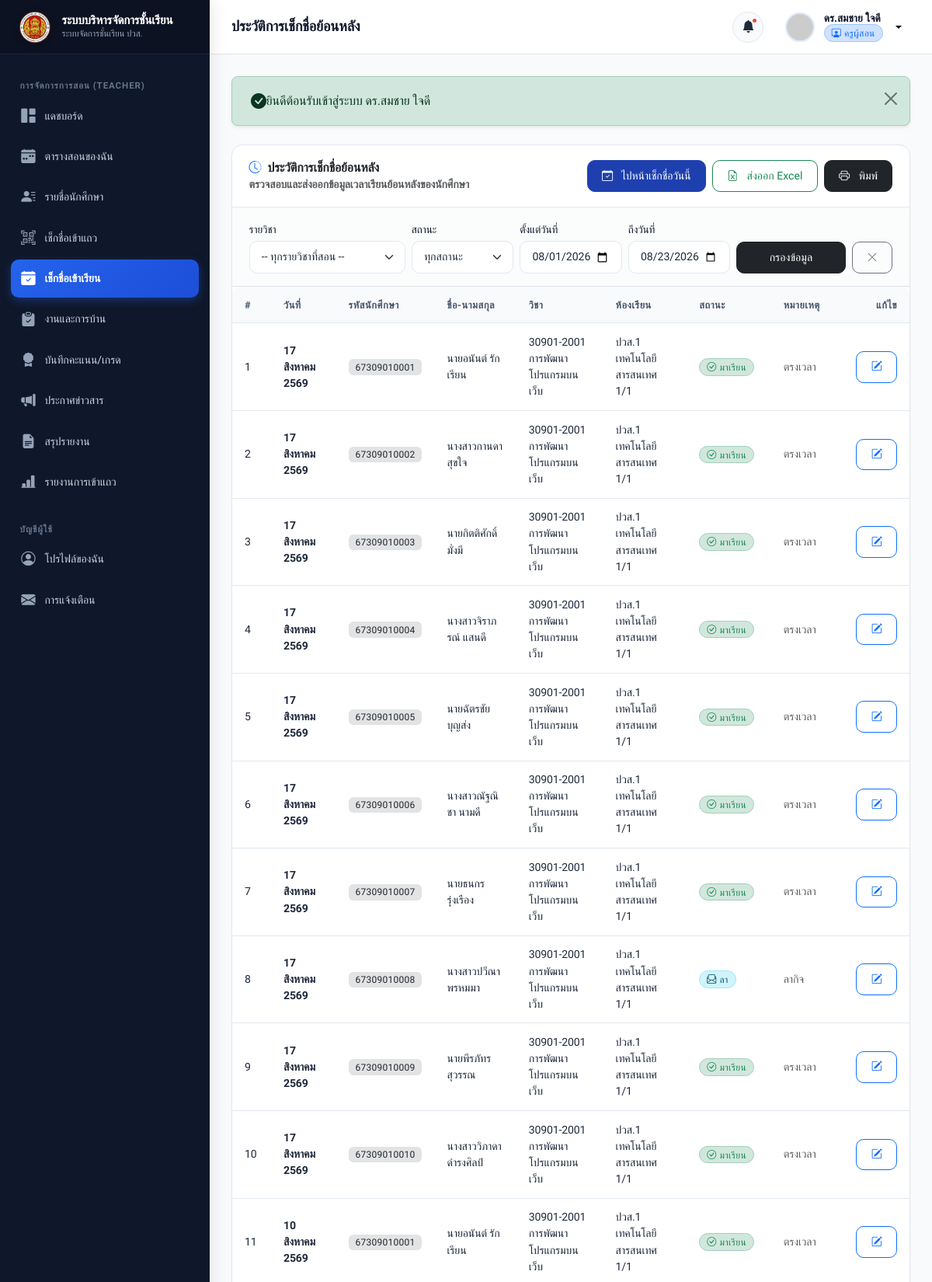
/teacher/attendance-history.php (signed in, upper part), run on the app's committed database.
### tables this page shows
CREATE TABLE `attendance` (
  `id` INT AUTO_INCREMENT PRIMARY KEY,
  `student_id` INT NOT NULL,
  `subject_id` INT NOT NULL,
  `classroom_id` INT NOT NULL,
  `attendance_date` DATE NOT NULL,
  `status` ENUM('present', 'absent', 'late', 'leave') NOT NULL DEFAULT 'present' COMMENT 'present=มา, absent=ขาด, late=สาย, leave=ลา',
  `remark` VARCHAR(255) DEFAULT NULL,
  `recorded_by` INT NOT NULL COMMENT 'Teacher User ID',
  `created_at` DATETIME NOT NULL DEFAULT CURRENT_TIMESTAMP,
  `updated_at` DATETIME NOT NULL DEFAULT CURRENT_TIMESTAMP ON UPDATE CURRENT_TIMESTAMP,
  UNIQUE KEY `unique_attendance` (`student_id`, `subject_id`, `attendance_date`),
  CONSTRAINT `fk_attendance_student` FOREIGN KEY (`student_id`) REFERENCES `students` (`id`) ON DELETE CASCADE,
  CONSTRAINT `fk_attendance_subject` FOREIGN KEY (`subject_id`) REFERENCES `subjects` (`id`) ON DELETE CASCADE,
  CONSTRAINT `fk_attendance_classroom` FOREIGN KEY (`classroom_id`) REFERENCES `classrooms` (`id`) ON DELETE CASCADE,
  INDEX `idx_attendance_date` (`attendance_date`),
  INDEX `idx_attendance_status` (`status`)
);

CREATE TABLE `students` (
  `id` INT AUTO_INCREMENT PRIMARY KEY,
  `user_id` INT NOT NULL UNIQUE,
  `student_code` VARCHAR(20) NOT NULL UNIQUE,
  `classroom_id` INT NOT NULL,
  `gender` ENUM('male', 'female', 'other') DEFAULT 'male',
  `birth_date` DATE DEFAULT NULL,
  `address` TEXT DEFAULT NULL,
  `parent_name` VARCHAR(100) DEFAULT NULL,
  `parent_phone` VARCHAR(20) DEFAULT NULL,
  `created_at` DATETIME NOT NULL DEFAULT CURRENT_TIMESTAMP,
  `updated_at` DATETIME NOT NULL DEFAULT CURRENT_TIMESTAMP ON UPDATE CURRENT_TIMESTAMP,
  CONSTRAINT `fk_students_user` FOREIGN KEY (`user_id`) REFERENCES `users` (`id`) ON DELETE CASCADE,
  CONSTRAINT `fk_students_classroom` FOREIGN KEY (`classroom_id`) REFERENCES `classrooms` (`id`) ON DELETE RESTRICT,
  INDEX `idx_students_code` (`student_code`),
  INDEX `idx_students_classroom` (`classroom_id`)
);

CREATE TABLE `users` (
  `id` INT AUTO_INCREMENT PRIMARY KEY,
  `username` VARCHAR(50) NOT NULL UNIQUE,
  `password` VARCHAR(255) NOT NULL,
  `role` ENUM('admin', 'teacher', 'student') NOT NULL DEFAULT 'student',
  `email` VARCHAR(100) NOT NULL UNIQUE,
  `full_name` VARCHAR(100) NOT NULL,
  `phone` VARCHAR(20) DEFAULT NULL,
  `avatar` VARCHAR(255) DEFAULT NULL,
  `status` ENUM('active', 'inactive') NOT NULL DEFAULT 'active',
  `created_at` DATETIME NOT NULL DEFAULT CURRENT_TIMESTAMP,
  `updated_at` DATETIME NOT NULL DEFAULT CURRENT_TIMESTAMP ON UPDATE CURRENT_TIMESTAMP,
  INDEX `idx_users_role` (`role`),
  INDEX `idx_users_status` (`status`)
);

CREATE TABLE `subjects` (
  `id` INT AUTO_INCREMENT PRIMARY KEY,
  `subject_code` VARCHAR(20) NOT NULL,
  `name_th` VARCHAR(100) NOT NULL,
  `name_en` VARCHAR(100) DEFAULT NULL,
  `credits` DECIMAL(3,1) NOT NULL DEFAULT 3.0,
  `description` TEXT DEFAULT NULL,
  `teacher_id` INT NOT NULL,
  `classroom_id` INT NOT NULL,
  `term` VARCHAR(10) NOT NULL DEFAULT '1',
  `academic_year` VARCHAR(10) NOT NULL DEFAULT '2567',
  `created_at` DATETIME NOT NULL DEFAULT CURRENT_TIMESTAMP,
  `updated_at` DATETIME NOT NULL DEFAULT CURRENT_TIMESTAMP ON UPDATE CURRENT_TIMESTAMP,
  CONSTRAINT `fk_subjects_teacher` FOREIGN KEY (`teacher_id`) REFERENCES `teachers` (`id`) ON DELETE CASCADE,
  CONSTRAINT `fk_subjects_classroom` FOREIGN KEY (`classroom_id`) REFERENCES `classrooms` (`id`) ON DELETE CASCADE,
  INDEX `idx_subjects_code` (`subject_code`)
);

CREATE TABLE `classrooms` (
  `id` INT AUTO_INCREMENT PRIMARY KEY,
  `name` VARCHAR(100) NOT NULL,
  `level` VARCHAR(20) NOT NULL,
  `department` VARCHAR(100) NOT NULL DEFAULT 'แผนกวิชาเทคโนโลยีสารสนเทศ',
  `academic_year` VARCHAR(10) NOT NULL DEFAULT '2567',
  `homeroom_teacher_id` INT DEFAULT NULL,
  `description` VARCHAR(255) DEFAULT NULL,
  `created_at` DATETIME NOT NULL DEFAULT CURRENT_TIMESTAMP,
  `updated_at` DATETIME NOT NULL DEFAULT CURRENT_TIMESTAMP ON UPDATE CURRENT_TIMESTAMP
);

### teacher/attendance-history.php (the view, shortened to what this page needs)
<?php
require_once __DIR__ . '/../includes/auth.php';
require_once __DIR__ . '/../includes/functions.php';
$currentUser = getCurrentUser();
$teacherId = $currentUser['role_id'] ?? 0;
$selectedStatus = trim($_GET['status'] ?? 'all');
$startDate = trim($_GET['start_date'] ?? date('Y-m-01'));
$endDate = trim($_GET['end_date'] ?? date('Y-m-d'));
$sql = "
    SELECT a.*, s.student_code, u.full_name, sub.subject_code, sub.name_th as subject_name, c.name as classroom_name
    FROM attendance a
    JOIN students s ON a.student_id = s.id
    JOIN users u ON s.user_id = u.id
    JOIN subjects sub ON a.subject_id = sub.id
    JOIN classrooms c ON a.classroom_id = c.id
    WHERE sub.teacher_id = ?
      AND (a.attendance_date BETWEEN ? AND ?)
";
$params = [$teacherId, $startDate, $endDate];
$sql .= " ORDER BY a.attendance_date DESC, s.student_code ASC";
try {
    $stmt = $pdo->prepare($sql);
    $stmt->execute($params);
    $logs = $stmt->fetchAll();
} catch (PDOException $e) {
    $dbError = $e->getMessage();
    $logs = [];
}
require_once __DIR__ . '/../includes/header.php';
require_once __DIR__ . '/../includes/sidebar.php';
require_once __DIR__ . '/../includes/navbar.php';
?>
<div class="card">
    <div class="card-header flex-column flex-md-row gap-3 align-items-start align-items-md-center">
        <div>
            <h5 class="card-title mb-0"><i class="bi bi-clock-history text-primary"></i> ประวัติการเช็กชื่อย้อนหลัง</h5>
            <div class="small text-muted">ตรวจสอบและส่งออกข้อมูลเวลาเรียนย้อนหลังของนักศึกษา</div>
        </div>
        <div class="d-flex gap-2">
            <a href="<?= BASE_URL ?>teacher/attendance.php" class="btn btn-sm btn-primary">
                <i class="bi bi-calendar-check me-1"></i> ไปหน้าเช็กชื่อวันนี้
            </a>
            <button type="button" class="btn btn-sm btn-outline-success" onclick="exportTableToCSV('historyTable', 'attendance_history.csv')">
                <i class="bi bi-file-earmark-excel me-1"></i> ส่งออก Excel
            </button>
            <button type="button" class="btn btn-sm btn-dark" onclick="printReport()">
                <i class="bi bi-printer me-1"></i> พิมพ์
            </button>
        </div>
    </div>
    <div class="card-body bg-light bg-opacity-50 border-bottom py-3 no-print">
        <form action="<?= BASE_URL ?>teacher/attendance-history.php" method="GET" class="row g-2 align-items-end">
            <div class="col-md-3 col-12">
                <label class="form-label small mb-1">รายวิชา</label>
                <select name="subject_id" class="form-select form-select-sm">
                    <option value="0">-- ทุกรายวิชาที่สอน --</option>
                </select>
            </div>
            <div class="col-md-2 col-6">
                <label class="form-label small mb-1">สถานะ</label>
                <select name="status" class="form-select form-select-sm">
                    <option value="all" <?= $selectedStatus === 'all' ? 'selected' : '' ?>>ทุกสถานะ</option>
                </select>
            </div>
            <div class="col-md-2 col-6">
                <label class="form-label small mb-1">ตั้งแต่วันที่</label>
                <input type="date" name="start_date" class="form-control form-control-sm" value="<?= htmlspecialchars($startDate) ?>">
            </div>
            <div class="col-md-2 col-6">
                <label class="form-label small mb-1">ถึงวันที่</label>
                <input type="date" name="end_date" class="form-control form-control-sm" value="<?= htmlspecialchars($endDate) ?>">
            </div>
            <div class="col-md-3 col-6 d-flex gap-2">
                <button type="submit" class="btn btn-sm btn-dark flex-grow-1">กรองข้อมูล</button>
                <a href="<?= BASE_URL ?>teacher/attendance-history.php" class="btn btn-sm btn-outline-secondary" title="ล้างตัวกรอง"><i class="bi bi-x-lg"></i></a>
            </div>
        </form>
    </div>
    <div class="table-responsive">
        <table class="table table-hover align-middle mb-0" id="historyTable">
            <thead>
                <tr>
                    <th style="width: 50px;">#</th>
                    <th>วันที่</th>
                    <th>รหัสนักศึกษา</th>
                    <th>ชื่อ-นามสกุล</th>
                    <th>วิชา</th>
                    <th>ห้องเรียน</th>
                    <th>สถานะ</th>
                    <th>หมายเหตุ</th>
                    <th class="text-end no-print" style="width: 80px;">แก้ไข</th>
                </tr>
            </thead>
            <tbody>
                <?php if (empty($logs)): ?>
                    <tr>
                        <td colspan="9" class="text-center py-5 text-muted">
                            <i class="bi bi-inbox fs-1 d-block mb-2"></i>
                            ไม่พบประวัติการเช็กชื่อตามเงื่อนไข
                        </td>
                    </tr>
                <?php else: ?>
                    <?php foreach ($logs as $idx => $row): ?>
                        <tr>
                            <td><?= $idx + 1 ?></td>
                            <td class="small fw-semibold"><?= formatThaiDate($row['attendance_date']) ?></td>
                            <td><span class="badge bg-secondary-subtle text-dark"><?= htmlspecialchars($row['student_code']) ?></span></td>
                            <td><?= htmlspecialchars($row['full_name']) ?></td>
                            <td class="small"><?= htmlspecialchars($row['subject_code']) ?> <?= htmlspecialchars($row['subject_name']) ?></td>
                            <td class="small"><?= htmlspecialchars($row['classroom_name']) ?></td>
                            <td><?= getAttendanceBadge($row['status']) ?></td>
                            <td class="small text-muted"><?= htmlspecialchars($row['remark'] ?? '-') ?></td>
                            <td class="text-end no-print">
                                <a href="<?= BASE_URL ?>teacher/attendance.php?subject_id=<?= $row['subject_id'] ?>&date=<?= $row['attendance_date'] ?>" class="btn btn-sm btn-outline-primary" title="เปิดหน้าเช็กชื่อของวันนี้เพื่อแก้ไข">
                                    <i class="bi bi-pencil-square"></i>
                                </a>
                            </td>
                        </tr>
                    <?php endforeach; ?>
                <?php endif; ?>
            </tbody>
        </table>
    </div>
</div>
<?php require_once __DIR__ . '/../includes/footer.php'; ?>

### includes/functions.php (shortened to what this page needs)
<?php
function formatThaiDate(?string $dateStr, bool $showTime = false, bool $shortMonth = false): string {
    $thaiMonthsFull = [
        1 => 'มกราคม', 2 => 'กุมภาพันธ์', 3 => 'มีนาคม', 4 => 'เมษายน',
        5 => 'พฤษภาคม', 6 => 'มิถุนายน', 7 => 'กรกฎาคม', 8 => 'สิงหาคม',
        9 => 'กันยายน', 10 => 'ตุลาคม', 11 => 'พฤศจิกายน', 12 => 'ธันวาคม'
    ];
    $thaiMonthsShort = [
        1 => 'ม.ค.', 2 => 'ก.พ.', 3 => 'มี.ค.', 4 => 'เม.ย.',
        5 => 'พ.ค.', 6 => 'มิ.ย.', 7 => 'ก.ค.', 8 => 'ส.ค.',
        9 => 'ก.ย.', 10 => 'ต.ค.', 11 => 'พ.ย.', 12 => 'ธ.ค.'
    ];
    $time = strtotime($dateStr);
    $day = date('j', $time);
    $monthNum = (int)date('n', $time);
    $year = (int)date('Y', $time) + 543;
    $monthName = $shortMonth ? ($thaiMonthsShort[$monthNum] ?? '') : ($thaiMonthsFull[$monthNum] ?? '');
    $result = "{$day} {$monthName} {$year}";
    return $result;
}
function getAttendanceBadge(string $status): string {
    switch ($status) {
        case 'present':
            return '<span class="badge bg-success-subtle text-success border border-success-subtle px-2.5 py-1 rounded-pill"><i class="bi bi-check-circle me-1"></i>มาเรียน</span>';
        case 'absent':
            return '<span class="badge bg-danger-subtle text-danger border border-danger-subtle px-2.5 py-1 rounded-pill"><i class="bi bi-x-circle me-1"></i>ขาดเรียน</span>';
        case 'late':
            return '<span class="badge bg-warning-subtle text-warning-emphasis border border-warning-subtle px-2.5 py-1 rounded-pill"><i class="bi bi-clock-history me-1"></i>สาย</span>';
        case 'leave':
            return '<span class="badge bg-info-subtle text-info-emphasis border border-info-subtle px-2.5 py-1 rounded-pill"><i class="bi bi-envelope-paper me-1"></i>ลา</span>';
    }
}
function getRoleBadge(string $role): string {
    switch ($role) {
        case 'teacher':
            return '<span class="badge bg-primary-subtle text-primary border border-primary-subtle px-2.5 py-1 rounded-pill"><i class="bi bi-person-workspace me-1"></i>ครูผู้สอน</span>';
    }
}
function displayFlashMessages(): string {
    $types = [
        'success' => ['class' => 'alert-success', 'icon' => 'bi-check-circle-fill'],
        'error'   => ['class' => 'alert-danger',  'icon' => 'bi-exclamation-octagon-fill'],
        'warning' => ['class' => 'alert-warning', 'icon' => 'bi-exclamation-triangle-fill'],
        'info'    => ['class' => 'alert-info',    'icon' => 'bi-info-circle-fill']
    ];
    $html = '';
    foreach ($types as $type => $conf) {
        $key = 'flash_' . $type;
        if (isset($_SESSION[$key])) {
            $msg = htmlspecialchars($_SESSION[$key], ENT_QUOTES, 'UTF-8');
            $html .= '<div class="alert ' . $conf['class'] . ' alert-dismissible fade show shadow-sm rounded-3 py-3 px-4 mb-4" role="alert">
                        <div class="d-flex align-items-center">
                            <i class="bi ' . $conf['icon'] . ' fs-5 me-2.5"></i>
                            <div class="fw-medium">' . $msg . '</div>
                        </div>
                        <button type="button" class="btn-close" data-bs-dismiss="alert" aria-label="Close"></button>
                      </div>';
        }
    }
    return $html;
}

### data on the page
attendance: attendance_date "17 สิงหาคม 2569", student.student_code "67309010001", users.full_name "นายอนันต์ รักเรียน", subject.subject_code "30901-2001", subject.name_th "การพัฒนาโปรแกรมบนเว็บ", classroom.name "ปวส.1 เทคโนโลยีสารสนเทศ 1/1", status "present" (drawn), remark "ตรงเวลา"
attendance: attendance_date "17 สิงหาคม 2569", student.student_code "67309010002", users.full_name "นางสาวกานดา สุขใจ", subject.subject_code "30901-2001", subject.name_th "การพัฒนาโปรแกรมบนเว็บ", classroom.name "ปวส.1 เทคโนโลยีสารสนเทศ 1/1", status "present" (drawn), remark "ตรงเวลา"
attendance: attendance_date "17 สิงหาคม 2569", student.student_code "67309010003", users.full_name "นายกิตติศักดิ์ มั่งมี", subject.subject_code "30901-2001", subject.name_th "การพัฒนาโปรแกรมบนเว็บ", classroom.name "ปวส.1 เทคโนโลยีสารสนเทศ 1/1", status "present" (drawn), remark "ตรงเวลา"
attendance: attendance_date "17 สิงหาคม 2569", student.student_code "67309010004", users.full_name "นางสาวจิราภรณ์ แสนดี", subject.subject_code "30901-2001", subject.name_th "การพัฒนาโปรแกรมบนเว็บ", classroom.name "ปวส.1 เทคโนโลยีสารสนเทศ 1/1", status "present" (drawn), remark "ตรงเวลา"
attendance: attendance_date "17 สิงหาคม 2569", student.student_code "67309010005", users.full_name "นายฉัตรชัย บุญส่ง", subject.subject_code "30901-2001", subject.name_th "การพัฒนาโปรแกรมบนเว็บ", classroom.name "ปวส.1 เทคโนโลยีสารสนเทศ 1/1", status "present" (drawn), remark "ตรงเวลา"
attendance: attendance_date "17 สิงหาคม 2569", student.student_code "67309010006", users.full_name "นางสาวณัฐณิชา นามดี", subject.subject_code "30901-2001", subject.name_th "การพัฒนาโปรแกรมบนเว็บ", classroom.name "ปวส.1 เทคโนโลยีสารสนเทศ 1/1", status "present" (drawn), remark "ตรงเวลา"
attendance: attendance_date "17 สิงหาคม 2569", student.student_code "67309010007", users.full_name "นายธนกร รุ่งเรือง", subject.subject_code "30901-2001", subject.name_th "การพัฒนาโปรแกรมบนเว็บ", classroom.name "ปวส.1 เทคโนโลยีสารสนเทศ 1/1", status "present" (drawn), remark "ตรงเวลา"
attendance: attendance_date "17 สิงหาคม 2569", student.student_code "67309010008", users.full_name "นางสาวปวีณา พรหมมา", subject.subject_code "30901-2001", subject.name_th "การพัฒนาโปรแกรมบนเว็บ", classroom.name "ปวส.1 เทคโนโลยีสารสนเทศ 1/1", status "leave" (drawn), remark "ลากิจ"
attendance: attendance_date "17 สิงหาคม 2569", student.student_code "67309010009", users.full_name "นายพีรภัทร สุวรรณ", subject.subject_code "30901-2001", subject.name_th "การพัฒนาโปรแกรมบนเว็บ", classroom.name "ปวส.1 เทคโนโลยีสารสนเทศ 1/1", status "present" (drawn), remark "ตรงเวลา"
attendance: attendance_date "17 สิงหาคม 2569", student.student_code "67309010010", users.full_name "นางสาววิภาดา ดำรงศิลป์", subject.subject_code "30901-2001", subject.name_th "การพัฒนาโปรแกรมบนเว็บ", classroom.name "ปวส.1 เทคโนโลยีสารสนเทศ 1/1", status "present" (drawn), remark "ตรงเวลา"
attendance: attendance_date "10 สิงหาคม 2569", student.student_code "67309010001", users.full_name "นายอนันต์ รักเรียน", subject.subject_code "30901-2001", subject.name_th "การพัฒนาโปรแกรมบนเว็บ", classroom.name "ปวส.1 เทคโนโลยีสารสนเทศ 1/1", status "present" (drawn), remark "ตรงเวลา"

### other printed values
APP_NAME "ระบบบริหารจัดการชั้นเรียน"
$pageTitle "ประวัติการเช็กชื่อย้อนหลัง"
$currentUser['full_name'] "ดร.สมชาย ใจดี"
$msg "ยินดีต้อนรับเข้าสู่ระบบ ดร.สมชาย ใจดี"
